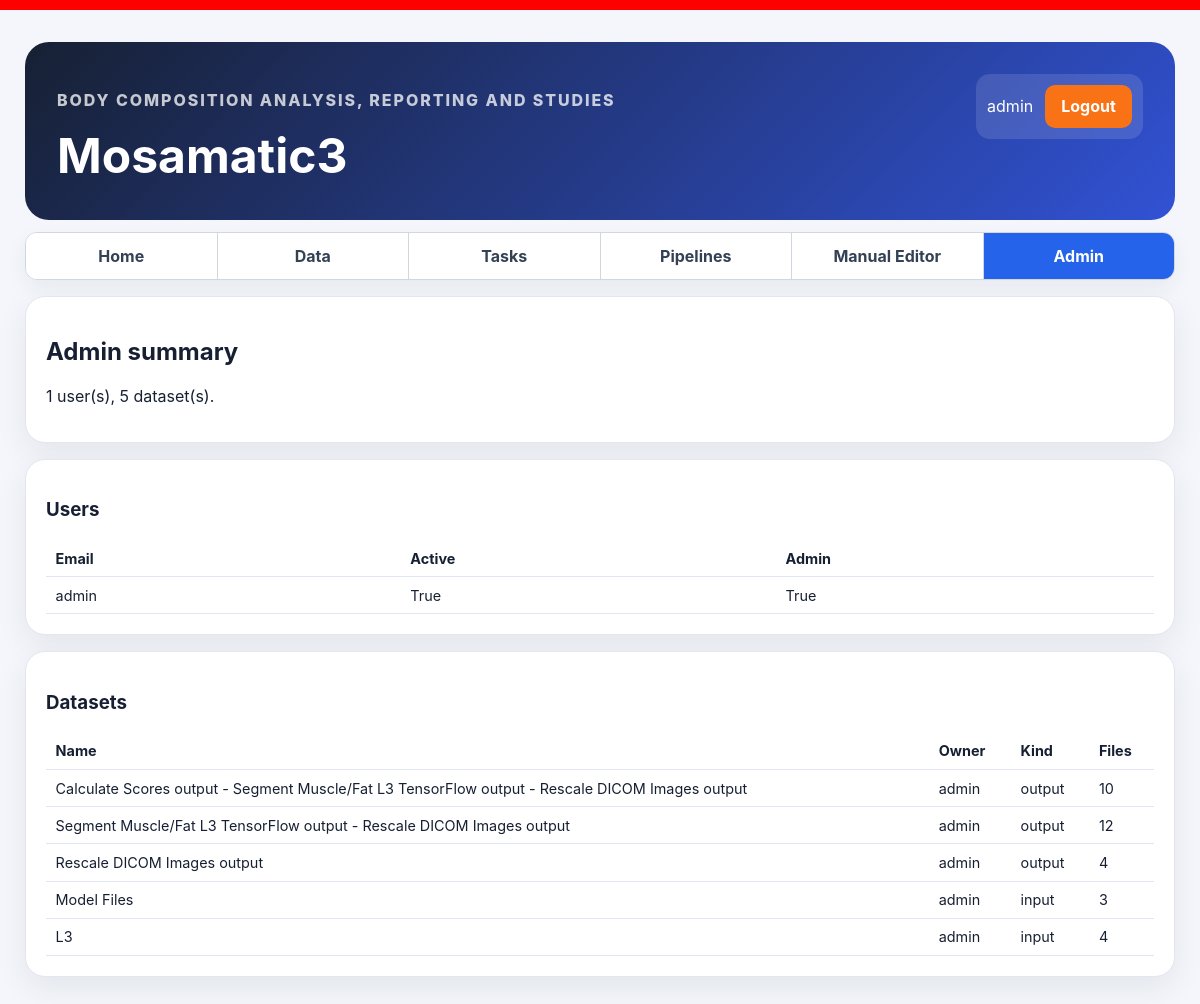
The page /admin-panel/ (signed in) on the database as committed earlier.
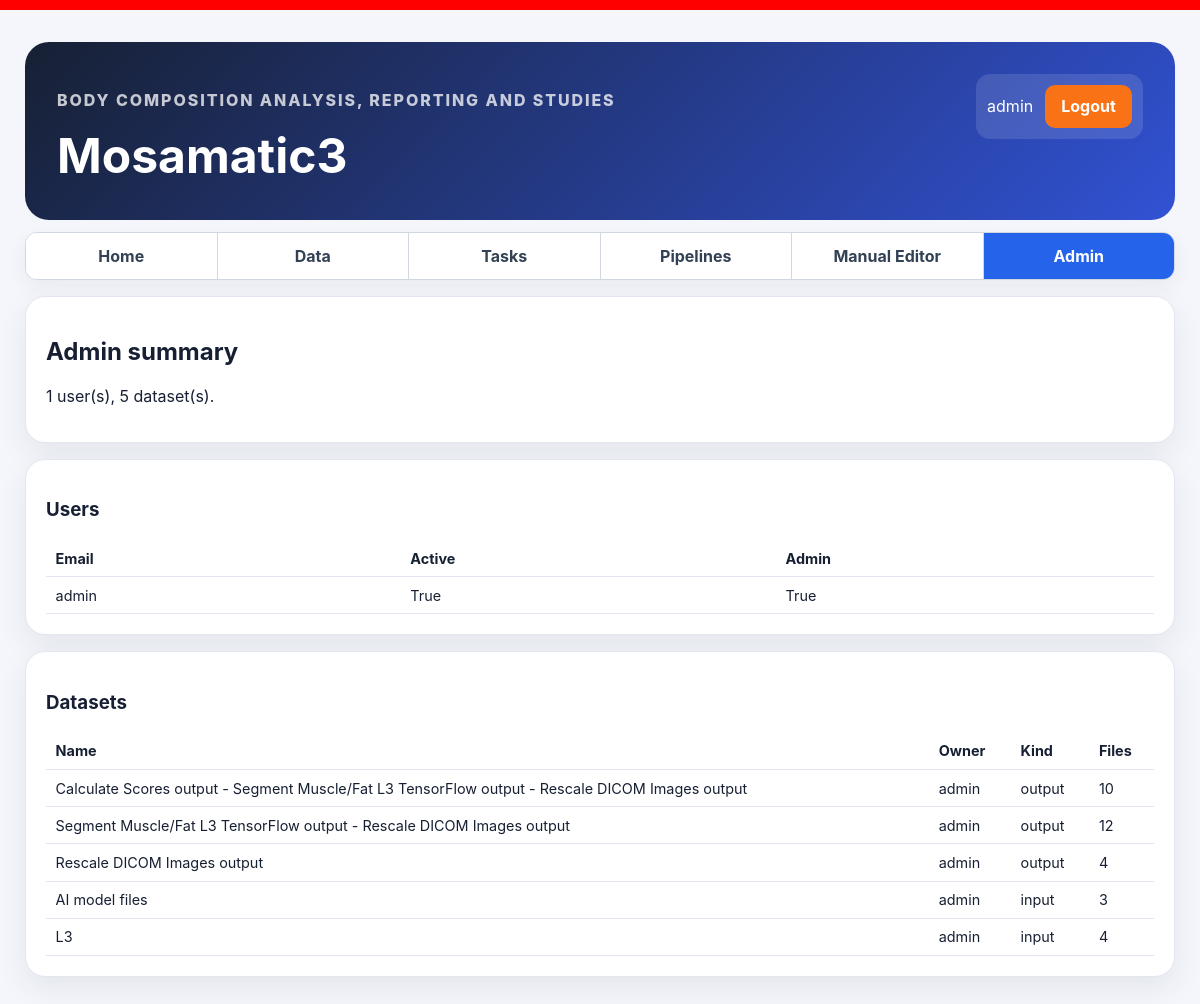
The same page on the database as committed later.
### core/models.py (models this page shows, shortened)
class Dataset(models.Model):
    KIND_INPUT = 'input'
    KIND_OUTPUT = 'output'
    KIND_CHOICES = [('input', 'Input'), ('output', 'Output')]
    STATUS_CHOICES = [
        ('ready', 'Ready'),
        ('in_progress', 'In progress'),
        ('cancelled', 'Cancelled'),
        ('failed', 'Failed'),
        ('done', 'Done'),
    ]
    id = models.UUIDField(primary_key=True, default=uuid.uuid4, editable=False)
    owner = models.ForeignKey(User, on_delete=models.CASCADE, related_name='datasets')
    name = models.CharField(max_length=255)
    kind = models.CharField(max_length=20, choices=KIND_CHOICES, default='input', db_index=True)
    source_task_key = models.CharField(max_length=100, blank=True, null=True, db_index=True)
    source_task_id = models.CharField(max_length=100, blank=True, null=True, db_index=True)
    status = models.CharField(
        max_length=30,
        choices=STATUS_CHOICES,
        default='ready',
        db_index=True,
    )
    source_dataset = models.ForeignKey(
        'self',
        on_delete=models.SET_NULL,
        null=True,
        blank=True,
        related_name='derived_datasets',
    )
    parameter_hash = models.CharField(
        max_length=64,
        blank=True,
        null=True,
        db_index=True,
    )
    created_at = models.DateTimeField(default=timezone.now)
    is_system = models.BooleanField(
        default=False,
        db_index=True,
        help_text='System-managed dataset that should not be deleted by users.',
    )
    class Meta:
        constraints = [models.UniqueConstraint(fields=['owner', 'name'], name='uq_dataset_owner_name')]
        ordering = ['-created_at']

### core/adminpanel/views.py (the view)
# urls.py: path('admin-panel/', views.admin_panel_page, name='admin_panel'),
@login_required
def admin_panel_page(request):
    if not request.user.is_staff:
        messages.error(request, 'Admin access required')
        return redirect('home')
    return render(request, 'adminpanel/admin_panel.html', {'users': User.objects.order_by('username'), 'datasets': Dataset.objects.all().prefetch_related('files')})

### templates/adminpanel/admin_panel.html
{% extends 'base.html' %}
{% block content %}
<section class="card">
  <h2>Admin summary</h2>
  <p>{{ users.count }} user(s), {{ datasets.count }} dataset(s).</p>
</section>
<section class="card">
  <h3>Users</h3>
  <table class="data-table">
    <thead><tr><th>Email</th><th>Active</th><th>Admin</th></tr></thead>
    <tbody>
      {% for user in users %}
        <tr><td>{{ user.username }}</td><td>{{ user.is_active }}</td><td>{{ user.is_staff }}</td></tr>
      {% endfor %}
    </tbody>
  </table>
</section>
<section class="card">
  <h3>Datasets</h3>
  <table class="data-table">
    <thead><tr><th>Name</th><th>Owner</th><th>Kind</th><th>Files</th></tr></thead>
    <tbody>
      {% for d in datasets %}
        <tr><td>{{ d.name }}</td><td>{{ d.owner.username }}</td><td>{{ d.kind }}</td><td>{{ d.files.count }}</td></tr>
      {% endfor %}
    </tbody>
  </table>
</section>
{% endblock %}

### templates/base.html (shortened to what this page needs)
{% load static %}
<!doctype html>
<html lang="en">
<head>
  <link rel="stylesheet" href="{% static 'styles.css' %}">
</head>
<body>
  <div class="app-shell">
    <header class="hero">
      <div>
        <p class="eyebrow">Body composition analysis, reporting and studies</p>
        <h1>Mosamatic3</h1>
      </div>
      <div class="user-box">
        {% if request.user.is_authenticated %}
          <span>{{ request.user.username }}</span>
          <a class="button-like warning" href="{% url 'logout' %}">Logout</a>
        {% else %}
          <a class="button-like secondary" href="{% url 'login' %}">Login</a>
          <a class="button-like secondary" href="{% url 'register' %}">Register</a>
        {% endif %}
      </div>
    </header>
    {% if request.user.is_authenticated %}
      <nav class="main-tabs">
        <a class="main-tab {% if request.resolver_match.url_name == 'home' %}main-tab-active{% endif %}" href="{% url 'home' %}">Home</a>
        <a class="main-tab {% if request.resolver_match.url_name == 'data' or request.resolver_match.url_name == 'dataset_detail' %}main-tab-active{% endif %}" href="{% url 'data' %}">Data</a>
        <a class="main-tab {% if request.resolver_match.url_name == 'tasks' or request.resolver_match.url_name == 'task_parameters' %}main-tab-active{% endif %}" href="{% url 'tasks' %}">Tasks</a>
        <a class="main-tab {% if request.resolver_match.url_name == 'pipelines' %}main-tab-active{% endif %}" href="{% url 'pipelines' %}">Pipelines</a>
        <a class="main-tab {% if request.resolver_match.url_name == 'manual_editor' %}main-tab-active{% endif %}" href="{% url 'manual_editor' %}">Manual Editor</a>
        {% if request.user.is_staff %}
          <a class="main-tab {% if request.resolver_match.url_name == 'admin_panel' %}main-tab-active{% endif %}" href="{% url 'admin_panel' %}">Admin</a>
        {% endif %}
      </nav>
    {% endif %}
    {% block content %}{% endblock %}
  </div>
</body>
</html>

### static/styles.css (style rules this page uses)
:root { font-family: Inter, system-ui, -apple-system, BlinkMacSystemFont, "Segoe UI", sans-serif; color: #172033; background: #f4f6fb; }
* { box-sizing: border-box; }
body { margin: 0; }
button, .button-like { border: 0; border-radius: 10px; background: #3152d4; color: white; padding: 0.7rem 1rem; font-weight: 700; cursor: pointer; display: inline-flex; align-items: center; justify-content: center; }
button.warning, .button-like.warning { background: #f97316; color: white; }
.app-shell { width: min(1150px, calc(100% - 2rem)); margin: 0 auto; padding: 2rem 0; }
.hero { display: flex; justify-content: space-between; align-items: flex-start; gap: 1rem; background: linear-gradient(135deg, #172033, #3152d4); color: white; border-radius: 24px; padding: 2rem; margin-bottom: 1rem; }
.hero h1 { margin: 0.2rem 0; font-size: clamp(2rem, 4vw, 3.5rem); }
.eyebrow { text-transform: uppercase; letter-spacing: 0.12em; font-weight: 800; opacity: 0.75; }
.card { background: white; border: 1px solid #e2e6f0; border-radius: 20px; padding: 1.25rem; margin-bottom: 1rem; box-shadow: 0 12px 30px rgb(36 45 70 / 8%); }
.user-box { display: flex; gap: 0.75rem; align-items: center; background: rgb(255 255 255 / 12%); padding: 0.7rem; border-radius: 14px; }
.main-tabs { display: flex; width: 100%; margin: -0.25rem 0 1rem 0; border: 1px solid #d0d7de; border-radius: 0.75rem; overflow: hidden; background: #ffffff; box-shadow: 0 8px 20px rgb(36 45 70 / 6%); }
.main-tabs a.main-tab { flex: 1; display: block; padding: 0.8rem 1rem; text-align: center; text-decoration: none; font-weight: 700; color: #334155; background: #ffffff; border-right: 1px solid #d0d7de; }
.main-tabs a.main-tab:last-child { border-right: none; }
.main-tabs a.main-tab.main-tab-active { background: #2563eb; color: #ffffff; text-decoration: none; }
table { width: 100%; border-collapse: collapse; font-size: 0.9rem; }
th, td { text-align: left; border-bottom: 1px solid #e2e6f0; padding: 0.6rem; }
a.button-like { text-decoration: none; }
body { border-top: 10px solid red; }

Rows that differ between the two databases and show on the page:
removed Dataset: name "Model Files", owner.username "admin", kind "input", files.count "3"
added Dataset: name "AI model files", owner.username "admin", kind "input", files.count "3"
